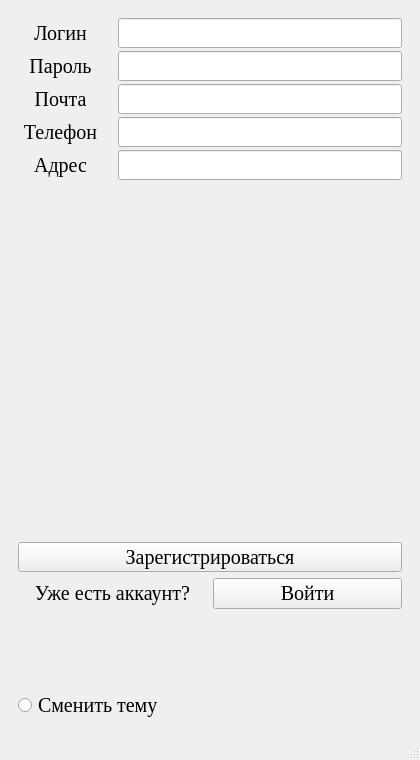
<?xml version="1.0" encoding="UTF-8"?>
<ui version="4.0">
 <class>MainWindow</class>
 <widget class="QMainWindow" name="MainWindow">
  <property name="geometry">
   <rect>
    <x>0</x>
    <y>0</y>
    <width>420</width>
    <height>760</height>
   </rect>
  </property>
  <property name="minimumSize">
   <size>
    <width>420</width>
    <height>0</height>
   </size>
  </property>
  <property name="windowTitle">
   <string>MainWindow</string>
  </property>
  <property name="styleSheet">
   <string notr="true"/>
  </property>
  <widget class="QWidget" name="centralwidget">
   <layout class="QHBoxLayout" name="horizontalLayout_3">
    <item>
     <widget class="QGroupBox" name="groupBox">
      <property name="minimumSize">
       <size>
        <width>0</width>
        <height>0</height>
       </size>
      </property>
      <property name="maximumSize">
       <size>
        <width>700</width>
        <height>16777215</height>
       </size>
      </property>
      <property name="font">
       <font>
        <family>Times New Roman</family>
        <pointsize>16</pointsize>
       </font>
      </property>
      <property name="styleSheet">
       <string notr="true">QGroupBox {
      border: none; 
}</string>
      </property>
      <property name="title">
       <string/>
      </property>
      <property name="alignment">
       <set>Qt::AlignmentFlag::AlignCenter</set>
      </property>
      <layout class="QVBoxLayout" name="verticalLayout_6">
       <item>
        <layout class="QVBoxLayout" name="verticalLayout_4">
         <item>
          <layout class="QVBoxLayout" name="verticalLayout_3">
           <item>
            <layout class="QHBoxLayout" name="horizontalLayout">
             <property name="spacing">
              <number>15</number>
             </property>
             <item>
              <layout class="QVBoxLayout" name="verticalLayout_2">
               <property name="spacing">
                <number>3</number>
               </property>
               <item>
                <widget class="QLabel" name="label">
                 <property name="minimumSize">
                  <size>
                   <width>85</width>
                   <height>30</height>
                  </size>
                 </property>
                 <property name="maximumSize">
                  <size>
                   <width>16777215</width>
                   <height>30</height>
                  </size>
                 </property>
                 <property name="font">
                  <font>
                   <family>Times New Roman</family>
                   <pointsize>15</pointsize>
                  </font>
                 </property>
                 <property name="styleSheet">
                  <string notr="true"/>
                 </property>
                 <property name="text">
                  <string>Логин</string>
                 </property>
                 <property name="alignment">
                  <set>Qt::AlignmentFlag::AlignCenter</set>
                 </property>
                </widget>
               </item>
               <item>
                <widget class="QLabel" name="label_2">
                 <property name="minimumSize">
                  <size>
                   <width>0</width>
                   <height>30</height>
                  </size>
                 </property>
                 <property name="maximumSize">
                  <size>
                   <width>16777215</width>
                   <height>30</height>
                  </size>
                 </property>
                 <property name="font">
                  <font>
                   <family>Times New Roman</family>
                   <pointsize>15</pointsize>
                  </font>
                 </property>
                 <property name="styleSheet">
                  <string notr="true"/>
                 </property>
                 <property name="text">
                  <string>Пароль</string>
                 </property>
                 <property name="alignment">
                  <set>Qt::AlignmentFlag::AlignCenter</set>
                 </property>
                </widget>
               </item>
               <item>
                <widget class="QLabel" name="label_4">
                 <property name="minimumSize">
                  <size>
                   <width>0</width>
                   <height>30</height>
                  </size>
                 </property>
                 <property name="maximumSize">
                  <size>
                   <width>16777215</width>
                   <height>30</height>
                  </size>
                 </property>
                 <property name="font">
                  <font>
                   <family>Times New Roman</family>
                   <pointsize>15</pointsize>
                  </font>
                 </property>
                 <property name="styleSheet">
                  <string notr="true"/>
                 </property>
                 <property name="text">
                  <string>Почта</string>
                 </property>
                 <property name="alignment">
                  <set>Qt::AlignmentFlag::AlignCenter</set>
                 </property>
                </widget>
               </item>
               <item>
                <widget class="QLabel" name="label_3">
                 <property name="minimumSize">
                  <size>
                   <width>0</width>
                   <height>30</height>
                  </size>
                 </property>
                 <property name="maximumSize">
                  <size>
                   <width>16777215</width>
                   <height>30</height>
                  </size>
                 </property>
                 <property name="font">
                  <font>
                   <family>Times New Roman</family>
                   <pointsize>15</pointsize>
                  </font>
                 </property>
                 <property name="styleSheet">
                  <string notr="true"/>
                 </property>
                 <property name="text">
                  <string> Телефон </string>
                 </property>
                 <property name="alignment">
                  <set>Qt::AlignmentFlag::AlignCenter</set>
                 </property>
                </widget>
               </item>
               <item>
                <widget class="QLabel" name="label_5">
                 <property name="minimumSize">
                  <size>
                   <width>0</width>
                   <height>30</height>
                  </size>
                 </property>
                 <property name="maximumSize">
                  <size>
                   <width>16777215</width>
                   <height>30</height>
                  </size>
                 </property>
                 <property name="font">
                  <font>
                   <family>Times New Roman</family>
                   <pointsize>15</pointsize>
                  </font>
                 </property>
                 <property name="styleSheet">
                  <string notr="true"/>
                 </property>
                 <property name="text">
                  <string>Адрес</string>
                 </property>
                 <property name="alignment">
                  <set>Qt::AlignmentFlag::AlignCenter</set>
                 </property>
                </widget>
               </item>
              </layout>
             </item>
             <item>
              <layout class="QVBoxLayout" name="verticalLayout">
               <property name="spacing">
                <number>3</number>
               </property>
               <item>
                <widget class="QLineEdit" name="login">
                 <property name="minimumSize">
                  <size>
                   <width>150</width>
                   <height>0</height>
                  </size>
                 </property>
                 <property name="maximumSize">
                  <size>
                   <width>16777215</width>
                   <height>30</height>
                  </size>
                 </property>
                 <property name="font">
                  <font>
                   <family>Times New Roman</family>
                   <pointsize>16</pointsize>
                  </font>
                 </property>
                 <property name="styleSheet">
                  <string notr="true"/>
                 </property>
                 <property name="alignment">
                  <set>Qt::AlignmentFlag::AlignLeading|Qt::AlignmentFlag::AlignLeft|Qt::AlignmentFlag::AlignTop</set>
                 </property>
                </widget>
               </item>
               <item>
                <widget class="QLineEdit" name="password">
                 <property name="minimumSize">
                  <size>
                   <width>0</width>
                   <height>0</height>
                  </size>
                 </property>
                 <property name="maximumSize">
                  <size>
                   <width>16777215</width>
                   <height>30</height>
                  </size>
                 </property>
                 <property name="font">
                  <font>
                   <family>Times New Roman</family>
                   <pointsize>16</pointsize>
                  </font>
                 </property>
                 <property name="styleSheet">
                  <string notr="true"/>
                 </property>
                 <property name="alignment">
                  <set>Qt::AlignmentFlag::AlignLeading|Qt::AlignmentFlag::AlignLeft|Qt::AlignmentFlag::AlignTop</set>
                 </property>
                </widget>
               </item>
               <item>
                <widget class="QLineEdit" name="email">
                 <property name="minimumSize">
                  <size>
                   <width>0</width>
                   <height>0</height>
                  </size>
                 </property>
                 <property name="maximumSize">
                  <size>
                   <width>16777215</width>
                   <height>30</height>
                  </size>
                 </property>
                 <property name="font">
                  <font>
                   <family>Times New Roman</family>
                   <pointsize>16</pointsize>
                  </font>
                 </property>
                 <property name="styleSheet">
                  <string notr="true"/>
                 </property>
                 <property name="alignment">
                  <set>Qt::AlignmentFlag::AlignLeading|Qt::AlignmentFlag::AlignLeft|Qt::AlignmentFlag::AlignTop</set>
                 </property>
                </widget>
               </item>
               <item>
                <widget class="QLineEdit" name="phone">
                 <property name="minimumSize">
                  <size>
                   <width>0</width>
                   <height>0</height>
                  </size>
                 </property>
                 <property name="maximumSize">
                  <size>
                   <width>16777215</width>
                   <height>30</height>
                  </size>
                 </property>
                 <property name="font">
                  <font>
                   <family>Times New Roman</family>
                   <pointsize>16</pointsize>
                  </font>
                 </property>
                 <property name="styleSheet">
                  <string notr="true"/>
                 </property>
                 <property name="alignment">
                  <set>Qt::AlignmentFlag::AlignLeading|Qt::AlignmentFlag::AlignLeft|Qt::AlignmentFlag::AlignTop</set>
                 </property>
                </widget>
               </item>
               <item>
                <widget class="QLineEdit" name="adress">
                 <property name="minimumSize">
                  <size>
                   <width>0</width>
                   <height>0</height>
                  </size>
                 </property>
                 <property name="maximumSize">
                  <size>
                   <width>16777215</width>
                   <height>30</height>
                  </size>
                 </property>
                 <property name="font">
                  <font>
                   <family>Times New Roman</family>
                   <pointsize>16</pointsize>
                  </font>
                 </property>
                 <property name="styleSheet">
                  <string notr="true"/>
                 </property>
                 <property name="alignment">
                  <set>Qt::AlignmentFlag::AlignLeading|Qt::AlignmentFlag::AlignLeft|Qt::AlignmentFlag::AlignTop</set>
                 </property>
                </widget>
               </item>
              </layout>
             </item>
            </layout>
           </item>
           <item>
            <widget class="QLabel" name="catLabel">
             <property name="minimumSize">
              <size>
               <width>350</width>
               <height>350</height>
              </size>
             </property>
             <property name="text">
              <string/>
             </property>
             <property name="scaledContents">
              <bool>true</bool>
             </property>
             <property name="alignment">
              <set>Qt::AlignmentFlag::AlignCenter</set>
             </property>
             <property name="wordWrap">
              <bool>false</bool>
             </property>
             <property name="openExternalLinks">
              <bool>false</bool>
             </property>
            </widget>
           </item>
           <item>
            <widget class="QPushButton" name="pushButton">
             <property name="minimumSize">
              <size>
               <width>0</width>
               <height>29</height>
              </size>
             </property>
             <property name="maximumSize">
              <size>
               <width>16777215</width>
               <height>30</height>
              </size>
             </property>
             <property name="font">
              <font>
               <family>Times New Roman</family>
               <pointsize>15</pointsize>
              </font>
             </property>
             <property name="styleSheet">
              <string notr="true"/>
             </property>
             <property name="text">
              <string>Зарегистрироваться</string>
             </property>
            </widget>
           </item>
          </layout>
         </item>
         <item>
          <layout class="QHBoxLayout" name="horizontalLayout_2">
           <item>
            <widget class="QLabel" name="label_6">
             <property name="minimumSize">
              <size>
               <width>0</width>
               <height>30</height>
              </size>
             </property>
             <property name="font">
              <font>
               <family>Times New Roman</family>
               <pointsize>15</pointsize>
              </font>
             </property>
             <property name="text">
              <string>Уже есть аккаунт?</string>
             </property>
             <property name="alignment">
              <set>Qt::AlignmentFlag::AlignCenter</set>
             </property>
            </widget>
           </item>
           <item>
            <widget class="QPushButton" name="pushButton_2">
             <property name="minimumSize">
              <size>
               <width>0</width>
               <height>30</height>
              </size>
             </property>
             <property name="font">
              <font>
               <family>Times New Roman</family>
               <pointsize>15</pointsize>
              </font>
             </property>
             <property name="text">
              <string>Войти</string>
             </property>
            </widget>
           </item>
          </layout>
         </item>
         <item>
          <spacer name="verticalSpacer">
           <property name="orientation">
            <enum>Qt::Orientation::Vertical</enum>
           </property>
           <property name="sizeType">
            <enum>QSizePolicy::Policy::MinimumExpanding</enum>
           </property>
           <property name="sizeHint" stdset="0">
            <size>
             <width>20</width>
             <height>40</height>
            </size>
           </property>
          </spacer>
         </item>
        </layout>
       </item>
       <item>
        <widget class="QRadioButton" name="radioButton">
         <property name="minimumSize">
          <size>
           <width>0</width>
           <height>30</height>
          </size>
         </property>
         <property name="maximumSize">
          <size>
           <width>150</width>
           <height>16777215</height>
          </size>
         </property>
         <property name="font">
          <font>
           <family>Times New Roman</family>
           <pointsize>15</pointsize>
          </font>
         </property>
         <property name="styleSheet">
          <string notr="true"/>
         </property>
         <property name="text">
          <string>Сменить тему</string>
         </property>
        </widget>
       </item>
      </layout>
     </widget>
    </item>
   </layout>
  </widget>
  <widget class="QMenuBar" name="menubar">
   <property name="geometry">
    <rect>
     <x>0</x>
     <y>0</y>
     <width>420</width>
     <height>22</height>
    </rect>
   </property>
  </widget>
  <widget class="QStatusBar" name="statusbar"/>
 </widget>
 <resources/>
 <connections/>
</ui>
